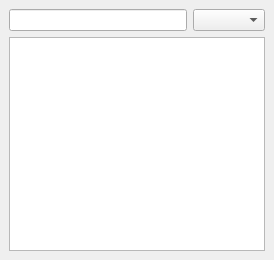
<?xml version="1.0" encoding="UTF-8"?>
<ui version="4.0">
 <class>ImageProcess</class>
 <widget class="QDockWidget" name="ImageProcess">
  <property name="geometry">
   <rect>
    <x>0</x>
    <y>0</y>
    <width>274</width>
    <height>260</height>
   </rect>
  </property>
  <property name="sizePolicy">
   <sizepolicy hsizetype="Fixed" vsizetype="Fixed">
    <horstretch>0</horstretch>
    <verstretch>0</verstretch>
   </sizepolicy>
  </property>
  <property name="maximumSize">
   <size>
    <width>524287</width>
    <height>524287</height>
   </size>
  </property>
  <property name="windowTitle">
   <string>ImgProc</string>
  </property>
  <widget class="QWidget" name="dockWidgetContents">
   <layout class="QVBoxLayout" name="verticalLayout">
    <item>
     <layout class="QHBoxLayout" name="horizontalLayout">
      <item>
       <widget class="QLineEdit" name="m_pFilter"/>
      </item>
      <item>
       <widget class="QComboBox" name="comboBox">
        <property name="contextMenuPolicy">
         <enum>Qt::ActionsContextMenu</enum>
        </property>
       </widget>
      </item>
     </layout>
    </item>
    <item>
     <widget class="QListWidget" name="m_pImageProcessList">
      <property name="toolTip">
       <string>
                &lt;!DOCTYPE HTML PUBLIC &quot;-//W3C//DTD HTML 4.0//EN&quot; &quot;http://www.w3.org/TR/REC-html40/strict.dtd&quot;&gt;
                &lt;html&gt;&lt;head&gt;&lt;meta name=&quot;qrichtext&quot; content=&quot;1&quot; /&gt;&lt;style type=&quot;text/css&quot;&gt;
                p, li { white-space: pre-wrap; }
                &lt;/style&gt;&lt;/head&gt;&lt;body style=&quot; font-family:'SimSun'; font-size:9pt; font-weight:400; font-style:normal;&quot;&gt;
                &lt;p style=&quot; margin-top:0px; margin-bottom:0px; margin-left:0px; margin-right:0px; -qt-block-indent:0; text-indent:0px;&quot;&gt;可用的图象处理列表： &lt;/p&gt;
                &lt;p style=&quot; margin-top:0px; margin-bottom:0px; margin-left:0px; margin-right:0px; -qt-block-indent:0; text-indent:0px;&quot;&gt;&lt;span style=&quot; color:#0055ff;&quot;&gt;    1.VolumeFog&lt;/span&gt;&lt;/p&gt;
                &lt;p style=&quot; margin-top:0px; margin-bottom:0px; margin-left:0px; margin-right:0px; -qt-block-indent:0; text-indent:0px;&quot;&gt;&lt;span style=&quot; color:#0055ff;&quot;&gt;    2.Gray Scale&lt;/span&gt;&lt;/p&gt;&lt;/body&gt;&lt;/html&gt;
              </string>
      </property>
      <property name="dragEnabled">
       <bool>false</bool>
      </property>
     </widget>
    </item>
   </layout>
  </widget>
  <action name="m_test">
   <property name="text">
    <string>xx</string>
   </property>
   <property name="toolTip">
    <string>xxx</string>
   </property>
  </action>
 </widget>
 <resources>
  <include location="../../bin/EditorRes/modeleditor.qrc"/>
 </resources>
 <connections>
  <connection>
   <sender>comboBox</sender>
   <signal>customContextMenuRequested(QPoint)</signal>
   <receiver>m_pImageProcessList</receiver>
   <slot>raise()</slot>
   <hints>
    <hint type="sourcelabel">
     <x>231</x>
     <y>40</y>
    </hint>
    <hint type="destinationlabel">
     <x>214</x>
     <y>114</y>
    </hint>
   </hints>
  </connection>
 </connections>
</ui>
